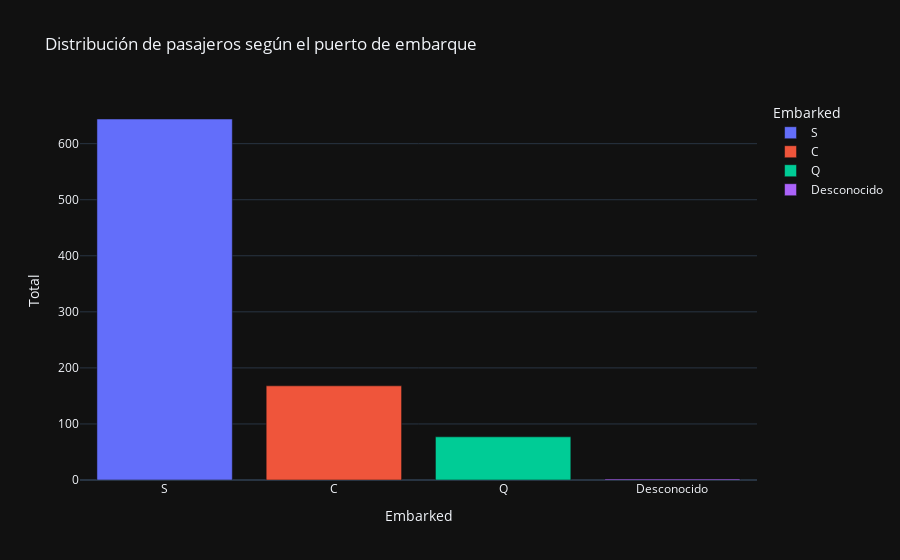

The notebook cell this image was saved under:
### Code cell
fig = px.bar(grupo_puerto.sort_values('Total',ascending=False), x='Embarked', y='Total', title='Distribución de pasajeros según el puerto de embarque', 
             template="plotly_dark", color='Embarked') 
fig.show()

### Figure 1 — Plotly figure (JSON) as saved in the notebook; plotly's stock layout.template omitted (floating-point values rounded to 4 significant figures)
{"data": [{"alignmentgroup": "True", "hovertemplate": "Embarked=%{x}<br>Total=%{y}<extra></extra>", "legendgroup": "S", "marker": {"color": "#636efa", "pattern": {"shape": ""}}, "name": "S", "offsetgroup": "S", "orientation": "v", "showlegend": true, "textposition": "auto", "type": "bar", "x": ["S"], "xaxis": "x", "y": [644], "yaxis": "y"}, {"alignmentgroup": "True", "hovertemplate": "Embarked=%{x}<br>Total=%{y}<extra></extra>", "legendgroup": "C", "marker": {"color": "#EF553B", "pattern": {"shape": ""}}, "name": "C", "offsetgroup": "C", "orientation": "v", "showlegend": true, "textposition": "auto", "type": "bar", "x": ["C"], "xaxis": "x", "y": [168], "yaxis": "y"}, {"alignmentgroup": "True", "hovertemplate": "Embarked=%{x}<br>Total=%{y}<extra></extra>", "legendgroup": "Q", "marker": {"color": "#00cc96", "pattern": {"shape": ""}}, "name": "Q", "offsetgroup": "Q", "orientation": "v", "showlegend": true, "textposition": "auto", "type": "bar", "x": ["Q"], "xaxis": "x", "y": [77], "yaxis": "y"}, {"alignmentgroup": "True", "hovertemplate": "Embarked=%{x}<br>Total=%{y}<extra></extra>", "legendgroup": "Desconocido", "marker": {"color": "#ab63fa", "pattern": {"shape": ""}}, "name": "Desconocido", "offsetgroup": "Desconocido", "orientation": "v", "showlegend": true, "textposition": "auto", "type": "bar", "x": ["Desconocido"], "xaxis": "x", "y": [2], "yaxis": "y"}], "layout": {"barmode": "relative", "legend": {"title": {"text": "Embarked"}, "tracegroupgap": 0}, "title": {"text": "Distribución de pasajeros según el puerto de embarque"}, "xaxis": {"anchor": "y", "categoryarray": ["S", "C", "Q", "Desconocido"], "categoryorder": "array", "domain": [0, 1], "title": {"text": "Embarked"}}, "yaxis": {"anchor": "x", "domain": [0, 1], "title": {"text": "Total"}}}}
